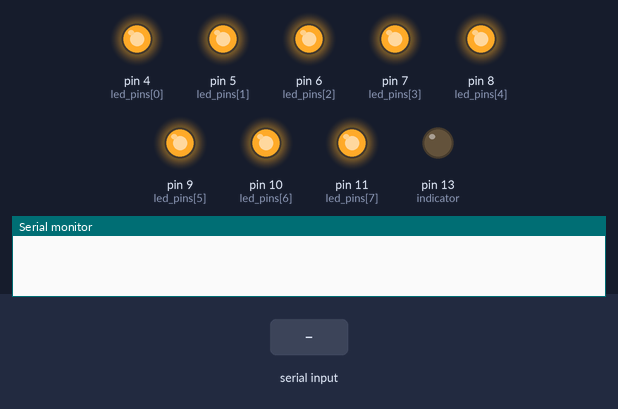
A sketch run on a simulated Arduino Uno, built with avr-gcc and run on an emulated ATmega328P. On the bench: output pins drawn as LEDs (lit = HIGH), the last lines printed to the serial monitor. The inputs (shaded band) are chosen by the test bench. Pins used as bus, display or sensor lines are not drawn.

Above: at 0.01 s.
At 1.4 s:
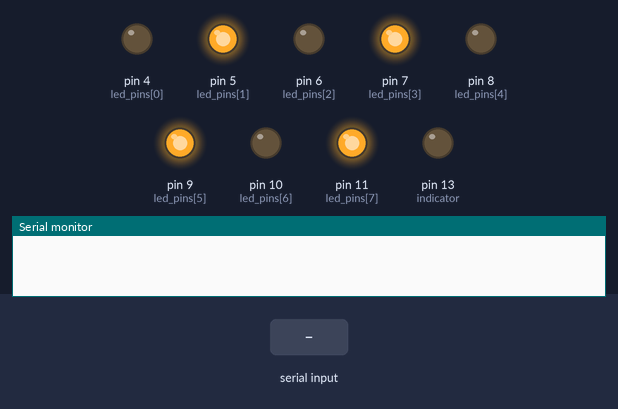
1.5 s: "1" received over Serial
At 2.8 s:
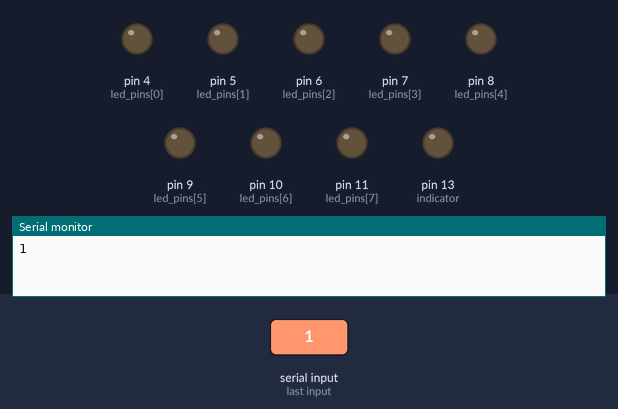
Timing chart, 0 to 4.5 s (numbered marks = the images above; inputs shaded):
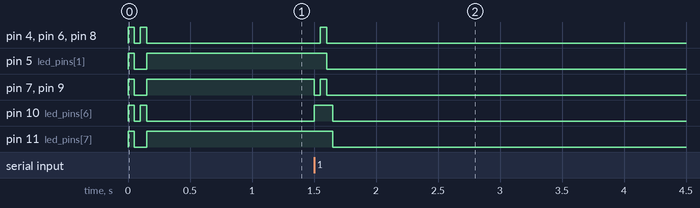

Measured:
- after the input at 1.5 s, pin 4 (led_pins[0]): LOW → HIGH after 0.05 s, → LOW 0.05 s later; pin 5 (led_pins[1]): HIGH → LOW after 0.10 s

The sketch:

LEDMATRIS.ino
```cpp
// ASCII 32..127+åäöÅÄÖ, 5 bytes each
const uint8_t diodascii[5*(96+6)] = {
0b0000000,
0b0000000,
0b0000000,
0b0000000,
0b0000000,

0b0000000,
0b0000000,
0b1111001,
0b0000000,
0b0000000,

0b0000000,
0b1110000,
0b0000000,
0b1110000,
0b0000000,

0b0010100,
0b1111111,
0b0010100,
0b1111111,
0b0010100,

0b0010010,
0b0101010,
0b1111111,
0b0101010,
0b0100100,

0b1100010,
0b1100100,
0b0001000,
0b0010011,
0b0100011,

0b0110110,
0b1001001,
0b1010101,
0b0100010,
0b0000101,

0b0000000,
0b1010000,
0b1100000,
0b0000000,
0b0000000,

0b0000000,
0b0011100,
0b0100010,
0b1000001,
0b0000000,

0b0000000,
0b1000001,
0b0100010,
0b0011100,
0b0000000,

0b0010100,
0b0001000,
0b0111110,
0b0001000,
0b0010100,

0b0001000,
0b0001000,
0b0111110,
0b0001000,
0b0001000,

0b0000000,
0b0000001,
0b0000110,
0b0000000,
0b0000000,

0b0001000,
0b0001000,
0b0001000,
0b0001000,
0b0001000,

0b0000000,
0b0000011,
0b0000000,
0b0000000,
0b0000000,

0b0000010,
0b0000100,
0b0001000,
0b0010000,
0b0100000,

0b0111110,
0b1000101,
0b1001001,
0b1010001,
0b0111110,

0b0000000,
0b0100001,
0b1111111,
0b0000001,
0b0000000,

0b0100001,
0b1000011,
0b1000101,
0b1001001,
0b0110001,

0b1000010,
0b1000001,
0b1010001,
0b1101001,
0b1000110,

0b0001100,
0b0010100,
0b0100100,
0b1111111,
0b0000100,

0b1110010,
0b1010001,
0b1010001,
0b1010001,
0b1001110,

0b0011110,
0b0101001,
0b1001001,
0b1001001,
0b0000110,

0b1000000,
0b1000111,
0b1001000,
0b1010000,
0b1100000,

0b0110110,
0b1001001,
0b1001001,
0b1001001,
0b0110110,

0b0110000,
0b1001001,
0b1001001,
0b1001010,
0b0111100,

0b0000000,
0b0110110,
0b0110110,
0b0000000,
0b0000000,

0b0000000,
0b0110101,
0b0110110,
0b0000000,
0b0000000,

0b0001000,
0b0010100,
0b0100010,
0b1000001,
0b0000000,

0b0010100,
0b0010100,
0b0010100,
0b0010100,
0b0010100,

0b0000000,
0b1000001,
0b0100010,
0b0010100,
0b0001000,

0b0100000,
0b1000000,
0b1000101,
0b1001000,
0b0110000,

0b0100110,
0b1001001,
0b1001111,
0b1000001,
0b0111110,

0b0111111,
0b1000100,
0b1000100,
0b1000100,
0b0111111,

0b1111111,
0b1001001,
0b1001001,
0b1001001,
0b0110110,

0b0111110,
0b1000001,
0b1000001,
0b1000001,
0b0100010,

0b1111111,
0b1000001,
0b1000001,
0b0100010,
0b0011100,

0b1111111,
0b1001001,
0b1001001,
0b1001001,
0b1000001,

0b1111111,
0b1001000,
0b1001000,
0b1001000,
0b1000000,

0b0111110,
0b1000001,
0b1001001,
0b1001001,
0b0101111,

0b1111111,
0b0001000,
0b0001000,
0b0001000,
0b1111111,

0b0000000,
0b1000001,
0b1111111,
0b1000001,
0b0000000,

0b0000010,
0b0000001,
0b1000001,
0b1111110,
0b1000000,

0b1111111,
0b0001000,
0b0010100,
0b0100010,
0b1000001,

0b1111111,
0b0000001,
0b0000001,
0b0000001,
0b0000001,

0b1111111,
0b0100000,
0b0011000,
0b0100000,
0b1111111,

0b1111111,
0b0010000,
0b0001000,
0b0000100,
0b1111111,

0b0111110,
0b1000001,
0b1000001,
0b1000001,
0b0111110,

0b1111111,
0b1001000,
0b1001000,
0b1001000,
0b0110000,

0b0111110,
0b1000001,
0b1000101,
0b1000010,
0b0111101,

0b1111111,
0b1001000,
0b1001100,
0b1001010,
0b0110001,

0b0110001,
0b1001001,
0b1001001,
0b1001001,
0b1000110,

0b1000000,
0b1000000,
0b1111111,
0b1000000,
0b1000000,

0b1111110,
0b0000001,
0b0000001,
0b0000001,
0b1111110,

0b1111100,
0b0000010,
0b0000001,
0b0000010,
0b1111100,

0b1111110,
0b0000001,
0b0001110,
0b0000001,
0b1111110,

0b1100011,
0b0010100,
0b0001000,
0b0010100,
0b1100011,

0b1110000,
0b0001000,
0b0000111,
0b0001000,
0b1110000,

0b1000011,
0b1000101,
0b1001001,
0b1010001,
0b1100001,

0b0000000,
0b1111111,
0b1000001,
0b1000001,
0b0000000,

0b0000010,
0b0000100,
0b0001000,
0b0010000,
0b0100000,

0b0000000,
0b1000001,
0b1000001,
0b1111111,
0b0000000,

0b0010000,
0b0100000,
0b1000000,
0b0100000,
0b0010000,

0b0000001,
0b0000001,
0b0000001,
0b0000001,
0b0000001,

0b0000000,
0b1000000,
0b0100000,
0b0010000,
0b0000000,

0b0000010,
0b0010101,
0b0010101,
0b0010101,
0b0001111,

0b1111111,
0b0001001,
0b0010001,
0b0010001,
0b0001110,

0b0001110,
0b0010001,
0b0010001,
0b0010001,
0b0000010,

0b0001110,
0b0010001,
0b0010001,
0b0001001,
0b1111111,

0b0001110,
0b0010101,
0b0010101,
0b0010101,
0b0001100,
0b0001000,
0b0111111,
0b1001000,
0b1000000,
0b0100000,
0b0011000,
0b0100101,
0b0100101,
0b0100101,
0b0111110,
0b1111111,
0b0001000,
0b0010000,
0b0010000,
0b0001111,
0b0000000,
0b0010001,
0b1011111,
0b0000001,
0b0000000,
0b0000010,
0b0000001,
0b0010001,
0b1011110,
0b0000000,
0b1111111,
0b0000100,
0b0001010,
0b0010001,
0b0000000,
0b0000000,
0b1000001,
0b1111111,
0b0000001,
0b0000000,
0b0011111,
0b0010000,
0b0001100,
0b0010000,
0b0001111,
0b0011111,
0b0001000,
0b0010000,
0b0010000,
0b0001111,
0b0001110,
0b0010001,
0b0010001,
0b0010001,
0b0001110,
0b0011111,
0b0010100,
0b0010100,
0b0010100,
0b0001000,
0b0001000,
0b0010100,
0b0010100,
0b0001100,
0b0011111,
0b0011111,
0b0001000,
0b0010000,
0b0010000,
0b0001000,
0b0001001,
0b0010101,
0b0010101,
0b0010101,
0b0000010,
0b0010000,
0b1111110,
0b0010001,
0b0000001,
0b0000010,
0b0011110,
0b0000001,
0b0000001,
0b0000010,
0b0011111,
0b0011100,
0b0000010,
0b0000001,
0b0000010,
0b0011100,
0b0011110,
0b0000001,
0b0000110,
0b0000001,
0b0011110,
0b0010001,
0b0001010,
0b0000100,
0b0001010,
0b0010001,
0b0011000,
0b0000101,
0b0000101,
0b0000101,
0b0011110,
0b0010001,
0b0010011,
0b0010101,
0b0011001,
0b0010001,
0b0000000,
0b0001000,
0b0110110,
0b1000001,
0b0000000,
0b0000000,
0b0000000,
0b1111111,
0b0000000,
0b0000000,
0b0000000,
0b1000001,
0b0110110,
0b0001000,
0b0000000,
0b0001000,
0b0001000,
0b0101010,
0b0011100,
0b0001000,
0b0001000,
0b0011100,
0b0101010,
0b0001000,
0b0001000,
// å
0b0000010,
0b0010101,
0b1010101,
0b0010101,
0b0001111,
// ä
0b0000010,
0b1010101,
0b0010101,
0b1010101,
0b0001111,
// ö
0b0001110,
0b1010001,
0b0010001,
0b1010001,
0b0001110,
// Å
0b0000111,
0b0011100,
0b1010100,
0b0011100,
0b0000111,
// Ä
0b0000111,
0b1011100,
0b0010100,
0b1011100,
0b0000111,
// Ö
0b0011110,
0b1100001,
0b0100001,
0b1100001,
0b0011110,
};

uint8_t diodbits_from_ascii(int ascii, uint8_t idx)
{
	switch(ascii)
	{
	case 140: ascii = 128; break; //å
	case 138: ascii = 129; break; //ä
	case 154: ascii = 130; break; //ö
	case 129: ascii = 131; break; //Å
	case 128: ascii = 132; break; //Ä
     	case 133: ascii = 133; break; //Ö
	}
	return diodascii[((ascii)-32)*(uint16_t)5 + (uint16_t)(idx)];
}


//output pins
int led_pins[] = {4,5,6,7,8,9,10,11};
int clk_pin = 2;
int indicator = 13;

//constantsx
int delay_ticks = 25;
char l1 = 'A';
char l2 = 'B';
char l3 = 'C';

char ping[16];
char pong[16];

boolean value = HIGH;

char mask = 0x01;

void setup() {
  //clk pin
  pinMode(clk_pin,OUTPUT);
  pinMode(indicator,OUTPUT);

  //led matrix pins
  for(int i=0; i < 8; i++){
    pinMode(led_pins[i],OUTPUT);
  }
  Serial.begin(9600);

  diagnostic_pattern1();
  diagnostic_pattern2();

  while (!Serial) {
    ; // wait for serial port to connect. Needed for Leonardo only
  }
}

void clock_once(){
  digitalWrite(clk_pin,LOW);
  delay(delay_ticks);
  digitalWrite(clk_pin,HIGH);
  delay(delay_ticks);
}

int skippedLines = 0;
void clock_letter(char letter){

  uint8_t row;

 for(int i=0; i < 5; i++){
   row = diodbits_from_ascii(letter,i);

   if((row == 0) && (letter > 35)){
     skippedLines = skippedLines + 1;
   }else{
     set_port(row);
     clock_once();
   }
 }
 set_port(0);
 clock_once();

}

//set 8 pins to byte pattern
void set_port(uint8_t p){

  for(int i=0; i < 8; i++){
    if(((p >> 6-i) & 0x01) == 0x01){
      //digitalWrite(led_pins[i],HIGH);
      digitalWrite(led_pins[i],HIGH);
    }else{
       //digitalWrite(led_pins[i],LOW);
      digitalWrite(led_pins[i],LOW);
    }
  }
}

//Output whole string
void clock_string(String input){

     for(int i=0 ; i < 16; i++){
       if(i < input.length()){
        clock_letter(input[i]);
       }else{
         clock_letter(' ');
       }
      }

      while(skippedLines){
           set_port(0);
           clock_once();
           Serial.println(skippedLines);
           skippedLines = skippedLines - 1;
      }
}


//alternate high and low on al leds
void diagnostic_pattern1(){
    for(int i=0; i < 8; i++){
    digitalWrite(led_pins[i],HIGH);
  }
  clock_once();
  for(int i=0; i < 8; i++){
    digitalWrite(led_pins[i],LOW);
  }
  clock_once();
}

//chessboard pattern
void diagnostic_pattern2(){
    for(int i=0; i < 8; i++){
      if( i % 2 == 0){
           digitalWrite(led_pins[i],HIGH);
      }else{
         digitalWrite(led_pins[i],LOW);
      }
  }
  clock_once();
  for(int i=0; i < 8; i++){
    if( i % 2 == 1){
       digitalWrite(led_pins[i],HIGH);
    }else{
       digitalWrite(led_pins[i],LOW);
    }
  }
  clock_once();
}


int last = 0;
int incoming[50];

char inData[50];
char inChar = -1;
byte index;

void loop() {

    while (Serial.available() > 0)
    {
        if(index < 49) // One less than the size of the array
        {
            inChar = Serial.read(); // Read a character
            inData[index] = inChar; // Store it
            index++; // Increment where to write next
            inData[index] = '\0'; // Null terminate the string
        }
    }

  if(index != 0){
    String inc = String(inData);
    inc.replace("kuken","foten");
    Serial.println(inc);
    clock_string(inc);
    index = 0;
  }

  //clock_string(inputstring);
}
```
